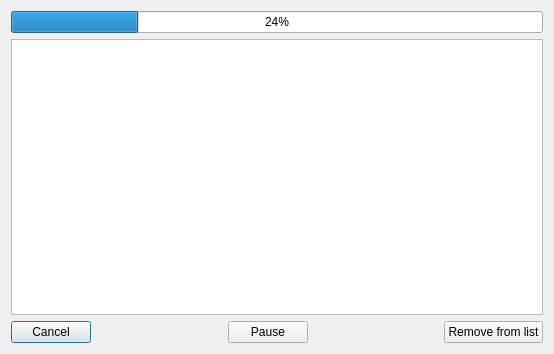
<?xml version="1.0" encoding="UTF-8"?>
<ui version="4.0">
 <class>ProgressDialog</class>
 <widget class="QDialog" name="ProgressDialog">
  <property name="geometry">
   <rect>
    <x>0</x>
    <y>0</y>
    <width>554</width>
    <height>354</height>
   </rect>
  </property>
  <property name="sizePolicy">
   <sizepolicy hsizetype="Expanding" vsizetype="Expanding">
    <horstretch>0</horstretch>
    <verstretch>0</verstretch>
   </sizepolicy>
  </property>
  <property name="windowTitle">
   <string>ProgressDialog</string>
  </property>
  <layout class="QGridLayout" name="gridLayout_2">
   <item row="0" column="0">
    <layout class="QVBoxLayout" name="verticalLayout">
     <item>
      <widget class="QProgressBar" name="progressBar">
       <property name="value">
        <number>24</number>
       </property>
       <property name="alignment">
        <set>Qt::AlignCenter</set>
       </property>
      </widget>
     </item>
     <item>
      <widget class="QTableWidget" name="tableWidget"/>
     </item>
     <item>
      <layout class="QHBoxLayout" name="horizontalLayout">
       <item>
        <widget class="QPushButton" name="pushButton">
         <property name="text">
          <string>Cancel</string>
         </property>
        </widget>
       </item>
       <item>
        <spacer name="horizontalSpacer">
         <property name="orientation">
          <enum>Qt::Horizontal</enum>
         </property>
         <property name="sizeHint" stdset="0">
          <size>
           <width>40</width>
           <height>20</height>
          </size>
         </property>
        </spacer>
       </item>
       <item>
        <widget class="QPushButton" name="pushButton_3">
         <property name="text">
          <string>Pause</string>
         </property>
        </widget>
       </item>
       <item>
        <spacer name="horizontalSpacer_2">
         <property name="orientation">
          <enum>Qt::Horizontal</enum>
         </property>
         <property name="sizeHint" stdset="0">
          <size>
           <width>40</width>
           <height>20</height>
          </size>
         </property>
        </spacer>
       </item>
       <item>
        <widget class="QPushButton" name="pushButton_2">
         <property name="text">
          <string>Remove from list</string>
         </property>
        </widget>
       </item>
      </layout>
     </item>
    </layout>
   </item>
  </layout>
 </widget>
 <resources/>
 <connections/>
</ui>
